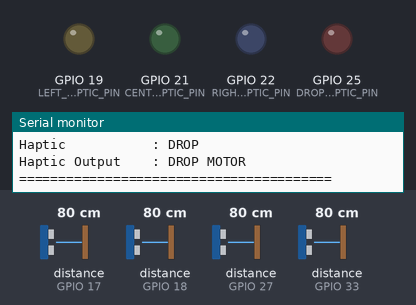
This sketch was run on a simulated ESP32. Parts: output pins drawn as LEDs (lit = HIGH), the last lines printed to the serial monitor. Wiring (from diagram.json): 4 × ultrasonic range finder: trigger GPIO 26, echo GPIO 27 / trigger GPIO 5, echo GPIO 18 / trigger GPIO 32, echo GPIO 33 / trigger GPIO 16, echo GPIO 17. The test bench sets the inputs (shaded band); at power-on: distance to the obstacle (sensors on GPIO 18, GPIO 17, GPIO 27, GPIO 33) 80 cm. The echo pulse lasts 58.3 µs per cm; pins used as bus, display or sensor lines are not drawn.

Above: at 1.05 s.
1.3 s: distance to the obstacle (sensor on GPIO 18) set to 55 cm
4.3 s: distance to the obstacle (sensor on GPIO 18) set to 45 cm
At 5.9 s:
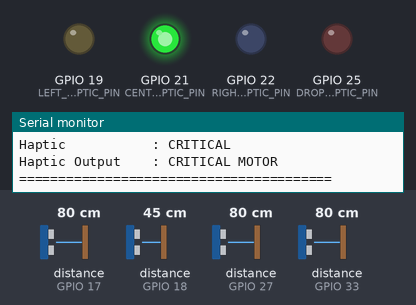
8.5 s: distance to the obstacle (sensor on GPIO 17) set to 95 cm
10.0 s: distance to the obstacle (sensor on GPIO 17) set to 104 cm
At 10.35 s:
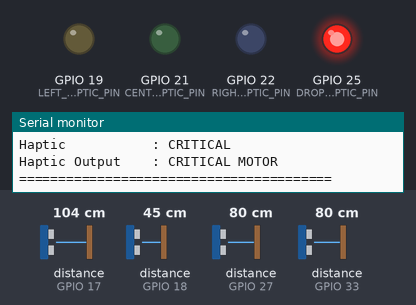
13.0 s: distance to the obstacle (sensor on GPIO 17) set to 2 cm
At 13.9 s:
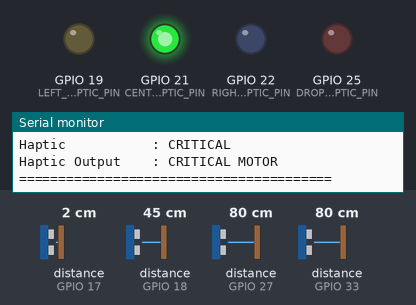
Timing chart, 0 to 15.5 s (numbered marks = the images above; inputs shaded):
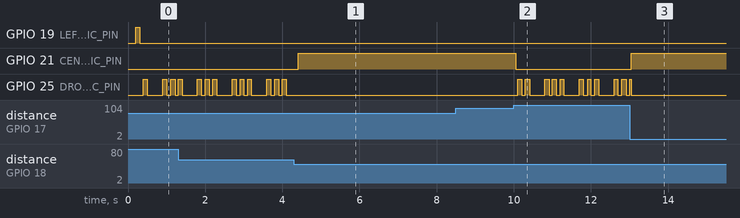

Measured:
- the behaviour switches between 51 and 50 cm on distance to the obstacle (sensor on GPIO 18) (found by bisection; images 0 and 1)
- the behaviour switches between 100 and 101 cm on distance to the obstacle (sensor on GPIO 17) (found by bisection; images 1 and 2)
- after the input at 4.3 s, GPIO 21 (CENTER_HAPTIC_PIN): LOW → HIGH after 0.11 s; GPIO 25 (DROP_HAPTIC_PIN): stops changing and stays LOW
- after the input at 10.0 s, GPIO 21 (CENTER_HAPTIC_PIN): HIGH → LOW after 0.05 s; GPIO 25 (DROP_HAPTIC_PIN): LOW → HIGH after 0.10 s, then repeats every 0.90 s: LOW 0.10 s, HIGH 0.11 s, LOW 0.39 s, HIGH 0.11 s, LOW 0.09 s, HIGH 0.10 s
- after the input at 13.0 s, GPIO 21 (CENTER_HAPTIC_PIN): LOW → HIGH after 0.05 s
- by itself, GPIO 25 (DROP_HAPTIC_PIN): repeats every 0.90 s: LOW 0.40 s, 2 × (HIGH 0.10 s, LOW 0.10 s), HIGH 0.10 s

The sketch:

sketch.ino
```cpp
// ======================================================
// SenseStep - Intelligent Haptic Cane
// 4-Sensor Directional Array + Multi-Motor Haptic System
// ======================================================

// Sensor Pin Definitions
#define CENTER_TRIG_PIN  5
#define CENTER_ECHO_PIN  18

#define GROUND_TRIG_PIN  16
#define GROUND_ECHO_PIN  17

#define LEFT_TRIG_PIN    26
#define LEFT_ECHO_PIN    27

#define RIGHT_TRIG_PIN   32
#define RIGHT_ECHO_PIN   33

// Haptic Motor Output Pins
#define LEFT_HAPTIC_PIN    19  // Left directional haptic motor (Yellow LED)
#define CENTER_HAPTIC_PIN  21  // Center directional haptic motor (Green LED)
#define RIGHT_HAPTIC_PIN   22  // Right directional haptic motor (Blue LED)
#define DROP_HAPTIC_PIN    25  // Ground Drop / Pothole indicator (Red LED)

// Obstacle threshold
const float OBSTACLE_THRESHOLD = 100.0; // cm

// Non-blocking timing intervals
unsigned long lastSensorTime = 0;
const unsigned long SENSOR_INTERVAL = 120; // Sample all 4 sensors every 120 ms

unsigned long lastSerialTime = 0;
const unsigned long SERIAL_INTERVAL = 500; // Serial Monitor update every 500 ms

// Measured distances (cm)
float leftDistance   = 200.0;
float centerDistance = 200.0;
float rightDistance  = 200.0;
float groundDistance = 30.0; // Normal ground level is ~20-40 cm

// Debouncing for ground drop detection
int dropConsecutiveCount = 0;
const int DROP_DEBOUNCE_THRESHOLD = 3; // Require 3 consecutive readings (>50 cm)
bool dropConfirmed = false;

// Low-level ultrasonic pulse helper
float readUltrasonic(int trigPin, int echoPin) {
  digitalWrite(trigPin, LOW);
  delayMicroseconds(2);
  digitalWrite(trigPin, HIGH);
  delayMicroseconds(10);
  digitalWrite(trigPin, LOW);

  long duration = pulseIn(echoPin, HIGH, 30000);
  if (duration == 0) {
    return 400.0; // Out of range default
  }
  return duration * 0.034 / 2.0;
}

// Dedicated sensor reading functions
float getLeftDistance() {
  return readUltrasonic(LEFT_TRIG_PIN, LEFT_ECHO_PIN);
}

float getCenterDistance() {
  return readUltrasonic(CENTER_TRIG_PIN, CENTER_ECHO_PIN);
}

float getRightDistance() {
  return readUltrasonic(RIGHT_TRIG_PIN, RIGHT_ECHO_PIN);
}

float getGroundDistance() {
  return readUltrasonic(GROUND_TRIG_PIN, GROUND_ECHO_PIN);
}

// Centralized haptic motor controller
void updateHapticOutputs(const char* hazardState, unsigned long currentMillis) {
  bool leftVal   = LOW;
  bool centerVal = LOW;
  bool rightVal  = LOW;
  bool dropVal   = LOW;

  if (strcmp(hazardState, "LEFT") == 0) {
    // Left haptic: 2 short pulses (600 ms cycle)
    unsigned long phase = currentMillis % 600;
    leftVal = (phase < 100) || (phase >= 200 && phase < 300);
  } else if (strcmp(hazardState, "CENTER") == 0) {
    // Center haptic: continuous vibration
    centerVal = HIGH;
  } else if (strcmp(hazardState, "RIGHT") == 0) {
    // Right haptic: 3 short pulses (900 ms cycle)
    unsigned long phase = currentMillis % 900;
    rightVal = (phase < 100) || (phase >= 200 && phase < 300) || (phase >= 400 && phase < 500);
  } else if (strcmp(hazardState, "DROP") == 0) {
    // Drop haptic on GPIO 25: 3 short pulses (900 ms cycle)
    unsigned long phase = currentMillis % 900;
    dropVal = (phase < 100) || (phase >= 200 && phase < 300) || (phase >= 400 && phase < 500);
  } else if (strcmp(hazardState, "CRITICAL") == 0) {
    // Front Critical: Center haptic continuous vibration
    centerVal = HIGH;
  }

  digitalWrite(LEFT_HAPTIC_PIN, leftVal);
  digitalWrite(CENTER_HAPTIC_PIN, centerVal);
  digitalWrite(RIGHT_HAPTIC_PIN, rightVal);
  digitalWrite(DROP_HAPTIC_PIN, dropVal);
}

void setup() {
  Serial.begin(115200);

  // Configure Center Sensor
  pinMode(CENTER_TRIG_PIN, OUTPUT);
  pinMode(CENTER_ECHO_PIN, INPUT);

  // Configure Ground Sensor
  pinMode(GROUND_TRIG_PIN, OUTPUT);
  pinMode(GROUND_ECHO_PIN, INPUT);

  // Configure Left Sensor
  pinMode(LEFT_TRIG_PIN, OUTPUT);
  pinMode(LEFT_ECHO_PIN, INPUT);

  // Configure Right Sensor
  pinMode(RIGHT_TRIG_PIN, OUTPUT);
  pinMode(RIGHT_ECHO_PIN, INPUT);

  // Configure All Haptic Motor Outputs
  pinMode(LEFT_HAPTIC_PIN, OUTPUT);
  pinMode(CENTER_HAPTIC_PIN, OUTPUT);
  pinMode(RIGHT_HAPTIC_PIN, OUTPUT);
  pinMode(DROP_HAPTIC_PIN, OUTPUT);

  digitalWrite(LEFT_HAPTIC_PIN, LOW);
  digitalWrite(CENTER_HAPTIC_PIN, LOW);
  digitalWrite(RIGHT_HAPTIC_PIN, LOW);
  digitalWrite(DROP_HAPTIC_PIN, LOW);

  Serial.println("========================================");
  Serial.println("  SENSESTEP MULTI-MOTOR SYSTEM READY    ");
  Serial.println("========================================");
}

void loop() {
  unsigned long currentMillis = millis();

  // 1. Periodic non-blocking sensor sampling
  if (currentMillis - lastSensorTime >= SENSOR_INTERVAL) {
    lastSensorTime = currentMillis;

    leftDistance = getLeftDistance();
    delayMicroseconds(400);
    centerDistance = getCenterDistance();
    delayMicroseconds(400);
    rightDistance = getRightDistance();
    delayMicroseconds(400);
    groundDistance = getGroundDistance();

    // 2. Debouncing for Ground Drop detection
    if (groundDistance > 50.0) {
      if (dropConsecutiveCount < DROP_DEBOUNCE_THRESHOLD) {
        dropConsecutiveCount++;
      }
      if (dropConsecutiveCount >= DROP_DEBOUNCE_THRESHOLD) {
        dropConfirmed = true;
      }
    } else {
      dropConsecutiveCount = 0;
      dropConfirmed = false;
    }
  }

  // 3. Directional Obstacle Detection among Front Sensors
  const char* obstacleDirection = "NONE";
  float closestFrontDistance = 400.0;

  bool leftObstacle   = (leftDistance < OBSTACLE_THRESHOLD);
  bool centerObstacle = (centerDistance < OBSTACLE_THRESHOLD);
  bool rightObstacle  = (rightDistance < OBSTACLE_THRESHOLD);

  if (leftObstacle || centerObstacle || rightObstacle) {
    closestFrontDistance = 400.0;

    if (leftObstacle && leftDistance < closestFrontDistance) {
      closestFrontDistance = leftDistance;
      obstacleDirection = "LEFT";
    }
    if (centerObstacle && centerDistance < closestFrontDistance) {
      closestFrontDistance = centerDistance;
      obstacleDirection = "CENTER";
    }
    if (rightObstacle && rightDistance < closestFrontDistance) {
      closestFrontDistance = rightDistance;
      obstacleDirection = "RIGHT";
    }
  }

  // 4. Hazard Priority Ladder:
  //    1. CRITICAL DROP / DEEP DROP (ground > 100 cm)
  //    2. FRONT CRITICAL (closest front obstacle < 50 cm)
  //    3. DROP / POTHOLE (ground > 50 cm)
  //    4. CLOSEST FRONT OBSTACLE DIRECTION (LEFT, CENTER, RIGHT)
  //    5. SAFE
  const char* hazardType    = "SAFE";
  const char* directionType = obstacleDirection;
  const char* hapticType    = "OFF";
  const char* hapticOutput  = "OFF";

  if (dropConfirmed && groundDistance > 100.0) {
    // Severe / Deep drop
    hazardType    = "DROP";
    directionType = "NONE";
    hapticType    = "DROP";
    hapticOutput  = "DROP MOTOR";
  } else if (closestFrontDistance < 50.0) {
    // Imminent front collision (<50 cm)
    hazardType    = "CRITICAL";
    hapticType    = "CRITICAL";
    hapticOutput  = "CRITICAL MOTOR";
  } else if (dropConfirmed) {
    // Standard drop / pothole (>50 cm) overrides ordinary directional obstacles
    hazardType    = "DROP";
    directionType = "NONE";
    hapticType    = "DROP";
    hapticOutput  = "DROP MOTOR";
  } else if (strcmp(obstacleDirection, "NONE") != 0) {
    // Front directional obstacle detected within threshold (<100 cm)
    hazardType = obstacleDirection; // "LEFT", "CENTER", or "RIGHT"
    hapticType = obstacleDirection;
    if (strcmp(obstacleDirection, "LEFT") == 0) {
      hapticOutput = "LEFT MOTOR";
    } else if (strcmp(obstacleDirection, "CENTER") == 0) {
      hapticOutput = "CENTER MOTOR";
    } else {
      hapticOutput = "RIGHT MOTOR";
    }
  } else {
    // Path clear & normal ground
    hazardType    = "SAFE";
    directionType = "NONE";
    hapticType    = "OFF";
    hapticOutput  = "OFF";
  }

  // 5. Centralized Haptic Motor Drive (Non-blocking)
  updateHapticOutputs(hazardType, currentMillis);

  // 6. Formatted Serial Telemetry
  if (currentMillis - lastSerialTime >= SERIAL_INTERVAL) {
    lastSerialTime = currentMillis;

    Serial.println("========================================");
    Serial.println("              SENSESTEP                 ");
    Serial.println("========================================");
    Serial.print("Left Distance    : ");
    Serial.print((int)leftDistance);
    Serial.println(" cm");

    Serial.print("Center Distance  : ");
    Serial.print((int)centerDistance);
    Serial.println(" cm");

    Serial.print("Right Distance   : ");
    Serial.print((int)rightDistance);
    Serial.println(" cm");

    Serial.print("Ground Distance  : ");
    Serial.print((int)groundDistance);
    Serial.println(" cm");
    Serial.println();

    Serial.print("Hazard           : ");
    Serial.println(hazardType);

    Serial.print("Direction        : ");
    Serial.println(directionType);

    Serial.print("Haptic           : ");
    Serial.println(hapticType);

    Serial.print("Haptic Output    : ");
    Serial.println(hapticOutput);
    Serial.println("========================================");
    Serial.println();
  }
}
```
